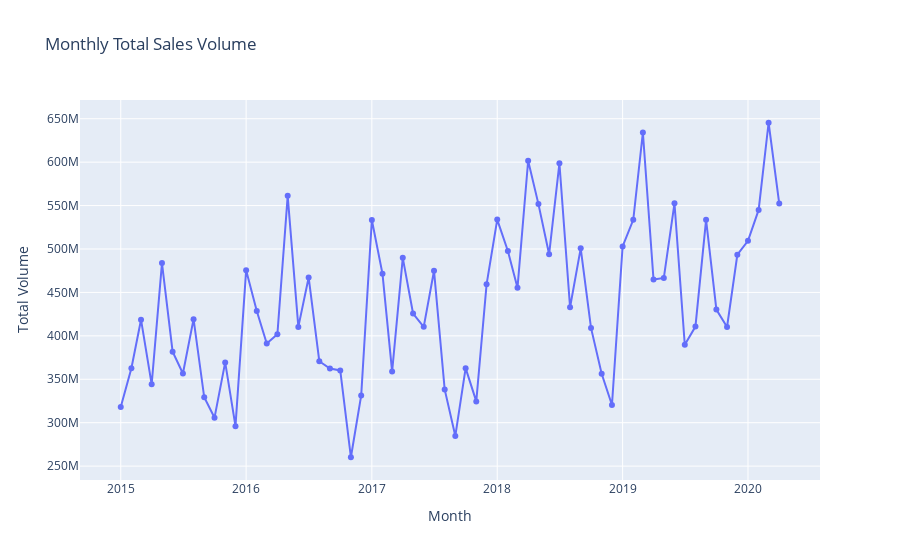

Notebook code for this chart:
### Code cell
import plotly.express as px

monthly = df.groupby(['year', 'month'])['total_volume'].sum().reset_index()
monthly['year_month'] = pd.to_datetime(monthly['year'].astype(str) + '-' + monthly['month'].astype(str))
fig = px.line(monthly, x='year_month', y='total_volume',
              title='Monthly Total Sales Volume',
              labels={'year_month': 'Month', 'total_volume': 'Total Volume'},
              markers=True)

fig.show()
